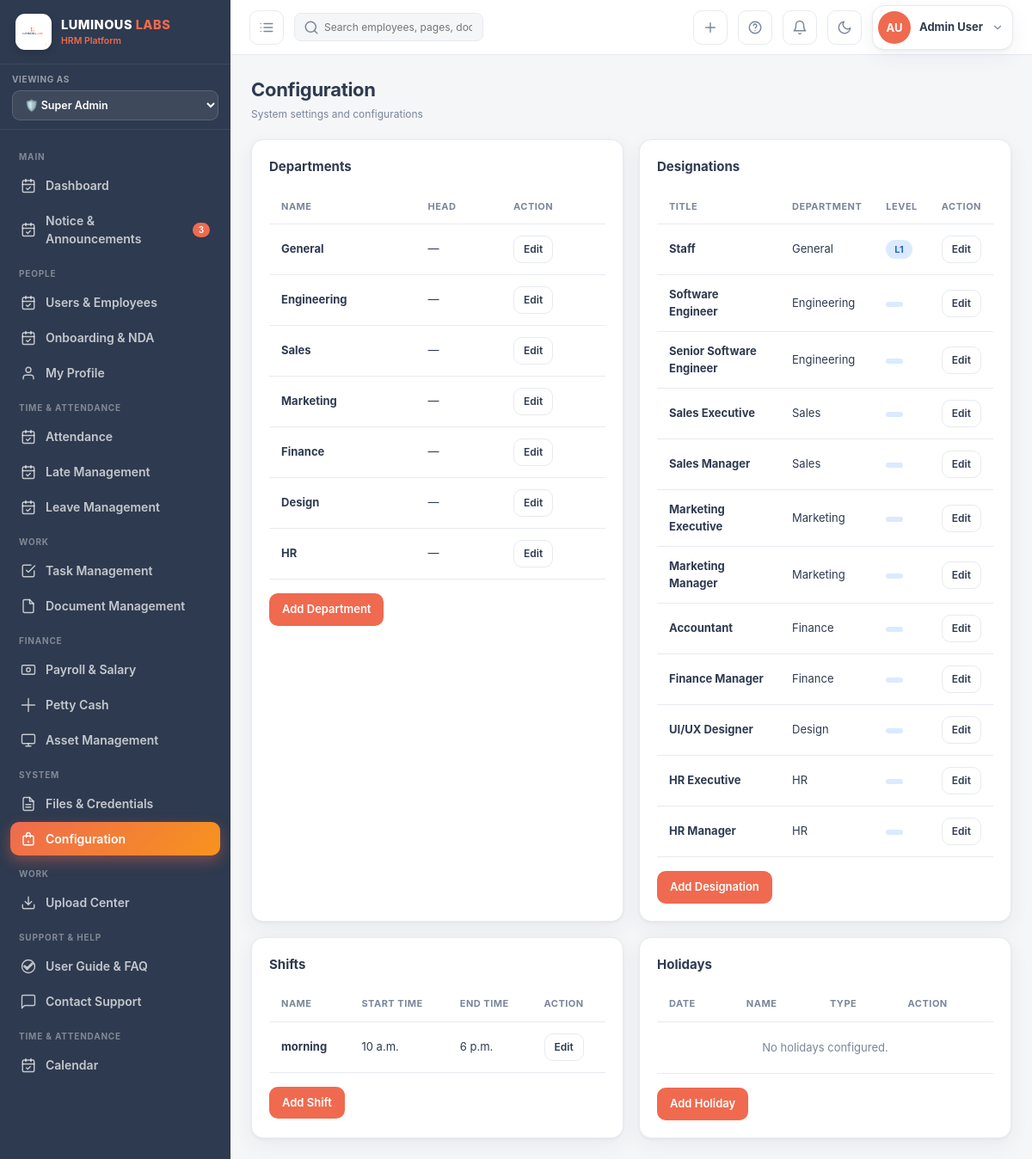
Before: /config/ (signed in) with the older database file.
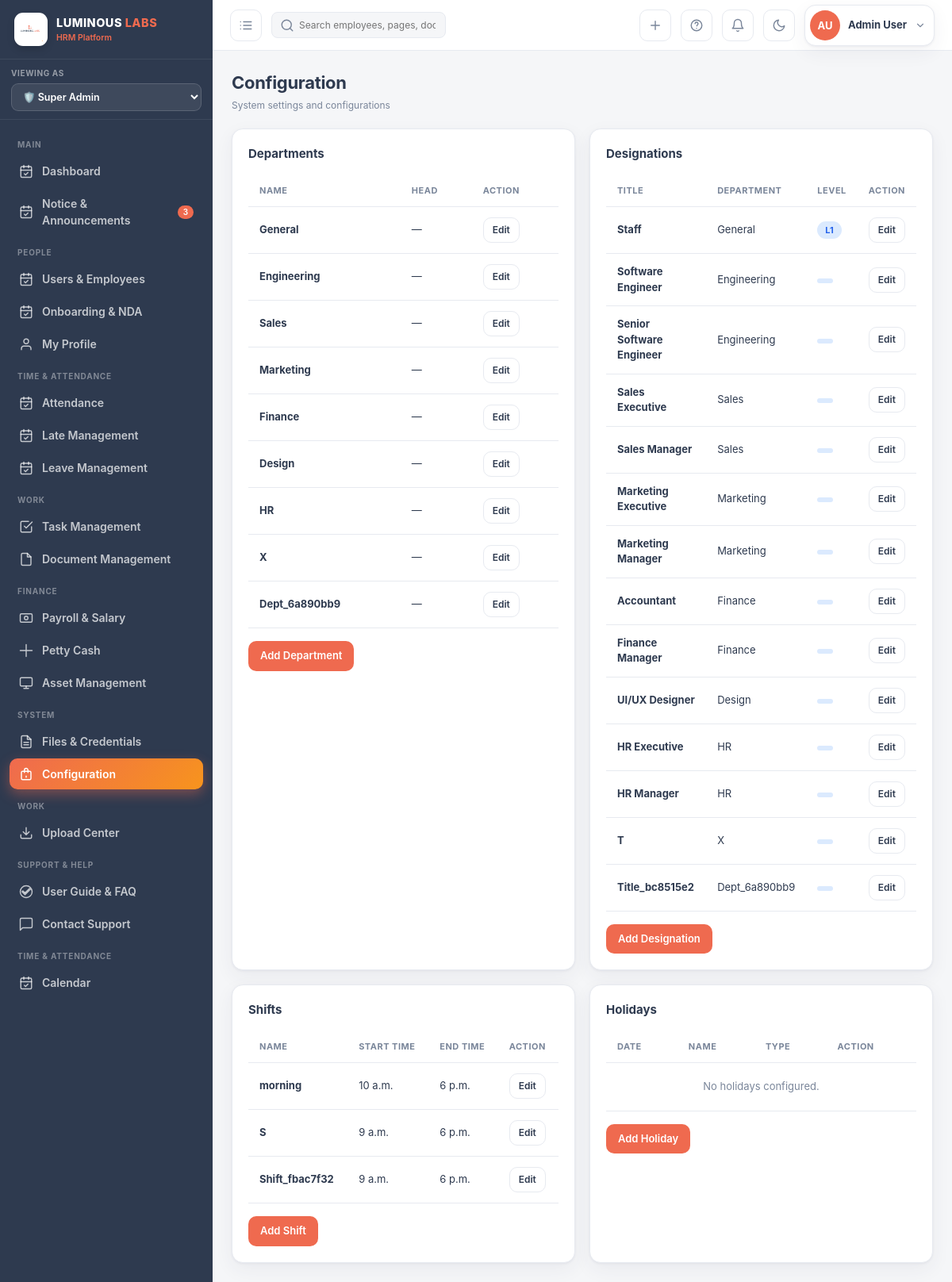
After: the same page with the newer database file.
### hrm_app/models.py (models this page shows, shortened)
class Department(models.Model):
    name   = models.CharField(max_length=100, unique=True)
    head   = models.ForeignKey(
        'Employee', null=True, blank=True,
        on_delete=models.SET_NULL, related_name='headed_dept'
    )
    created_at = models.DateTimeField(auto_now_add=True)
    def __str__(self):
        return self.name

class Designation(models.Model):
    title      = models.CharField(max_length=100)
    department = models.ForeignKey(Department, on_delete=models.CASCADE, related_name='designations')
    level      = models.CharField(max_length=10, blank=True)  # e.g. L1, L2

class Shift(models.Model):
    name       = models.CharField(max_length=80)
    start_time = models.TimeField()
    end_time   = models.TimeField()
    team       = models.CharField(max_length=80, blank=True)
    location   = models.CharField(max_length=100, blank=True)

### hrm_app/views.py (the view)
# urls.py: path('config/',                    views.config,            name='config'),
@login_required
def config(request):
    if not has_permission(request.user, "configuration", "view"):
        messages.error(request, "You don't have permission to access Configuration.")
        return redirect("dashboard")
    departments = Department.objects.annotate(emp_count=Count('employee'))
    designations = Designation.objects.select_related('department').all()
    shifts       = Shift.objects.all()
    holidays     = Holiday.objects.all()
    email_tpls   = EmailTemplate.objects.all()
    notif_rules  = NotificationRule.objects.all()
    banks        = BankAccount.objects.select_related('employee__user').all()
    forms = {
        'dept_form':  DepartmentForm(),
        'desig_form': DesignationForm(),
        'shift_form': ShiftForm(),
        'hol_form':   HolidayForm(),
        'notif_form': NotificationRuleForm(),
    }
    return render(request, 'hrm/config.html', _ctx(
        request,
        departments=departments, designations=designations, shifts=shifts,
        holidays=holidays, email_tpls=email_tpls, notif_rules=notif_rules,
        banks=banks, **forms,
    ))

### hrm_app/forms.py
class DepartmentForm(forms.ModelForm):
    class Meta:
        model  = Department
        fields = ['name', 'head']

class DesignationForm(forms.ModelForm):
    class Meta:
        model  = Designation
        fields = ['title', 'department', 'level']

### hrm_app/context_processors.py (called while the page is built, shortened)
def role_menu_permissions(request):
    allowed_menus = []
    if request.user.is_authenticated:
        if request.user.role == "super_admin":
          allowed_menus = []
    return {
        "allowed_menus": allowed_menus
    }

### hrm_app/views.py (called while the page is built, shortened)
def has_permission(user, module, action="view"):
    if user.role == Role.SUPER_ADMIN:
        return True

### hrm_app/templates/hrm/config.html (shortened to what this page needs)
{% extends 'hrm/base.html' %}
{% block content %}
<div class="page-head">
  <div><h1>Configuration</h1><div class="crumb">System settings and configurations</div></div>
</div>
<div class="grid cols-2">
  <div class="card pad">
    <div class="section-title" style="margin-top:0">Departments</div>
    <table>
      <thead>
        <tr>
          <th>Name</th>
          <th>Head</th>
          <th>Action</th>
        </tr>
      </thead>
      <tbody>
        {% for dept in departments %}
        <tr>
          <td><b>{{ dept.name }}</b></td>
          <td>{{ dept.head|default:"—" }}</td>
          <td><a href="#" class="btn ghost sm">Edit</a></td>
        </tr>
        {% empty %}
        <tr><td colspan="3" style="text-align:center;color:var(--muted);padding:20px">No departments configured.</td></tr>
        {% endfor %}
      </tbody>
    </table>
    {% if user.role == 'super_admin' %}
    <div style="margin-top:16px">
      <a href="{% url 'dept_create' %}" class="btn full">Add Department</a>
    </div>
    {% endif %}
  </div>
  <div class="card pad">
    <div class="section-title" style="margin-top:0">Designations</div>
    <table>
      <thead>
        <tr>
          <th>Title</th>
          <th>Department</th>
          <th>Level</th>
          <th>Action</th>
        </tr>
      </thead>
      <tbody>
        {% for desig in designations %}
        <tr>
          <td><b>{{ desig.title }}</b></td>
          <td>{{ desig.department|default:"—" }}</td>
          <td><span class="tag t-blue">{{ desig.level }}</span></td>
          <td><a href="#" class="btn ghost sm">Edit</a></td>
        </tr>
        {% empty %}
        <tr><td colspan="4" style="text-align:center;color:var(--muted);padding:20px">No designations configured.</td></tr>
        {% endfor %}
      </tbody>
    </table>
    {% if user.role == 'super_admin' %}
    <div style="margin-top:16px">
      <a href="{% url 'desig_create' %}" class="btn full">Add Designation</a>
    </div>
    {% endif %}
  </div>
  <div class="card pad">
    <div class="section-title" style="margin-top:0">Shifts</div>
    <table>
      <thead>
        <tr>
          <th>Name</th>
          <th>Start Time</th>
          <th>End Time</th>
          <th>Action</th>
        </tr>
      </thead>
      <tbody>
        {% for shift in shifts %}
        <tr>
          <td><b>{{ shift.name }}</b></td>
          <td>{{ shift.start_time }}</td>
          <td>{{ shift.end_time }}</td>
          <td><a href="#" class="btn ghost sm">Edit</a></td>
        </tr>
        {% empty %}
        <tr><td colspan="4" style="text-align:center;color:var(--muted);padding:20px">No shifts configured.</td></tr>
        {% endfor %}
      </tbody>
    </table>
    {% if user.role == 'super_admin' %}
    <div style="margin-top:16px">
      <a href="{% url 'shift_create' %}" class="btn full">Add Shift</a>
    </div>
    {% endif %}
  </div>
  <div class="card pad">
    <div class="section-title" style="margin-top:0">Holidays</div>
    <table>
      <thead>
        <tr>
          <th>Date</th>
          <th>Name</th>
          <th>Type</th>
          <th>Action</th>
        </tr>
      </thead>
      <tbody>
        {% for holiday in holidays %}
        <tr>
          <td>{{ holiday.date|date:"d M Y" }}</td>
          <td><b>{{ holiday.name }}</b></td>
          <td><span class="tag t-green">{{ holiday.htype }}</span></td>
          <td><a href="#" class="btn ghost sm">Edit</a></td>
        </tr>
        {% empty %}
        <tr><td colspan="4" style="text-align:center;color:var(--muted);padding:20px">No holidays configured.</td></tr>
        {% endfor %}
      </tbody>
    </table>
    {% if user.role == 'super_admin' %}
    <div style="margin-top:16px">
      <a href="{% url 'holiday_create' %}" class="btn full">Add Holiday</a>
    </div>
    {% endif %}
  </div>
</div>
{% endblock %}

Changed rows visible on the page:
added Department: name "X", head "—"
added Department: name "Dept_6a890bb9", head "—"
added Designation: title "T", department "X"
added Designation: title "Title_bc8515e2", department "Dept_6a890bb9"
added Shift: name "S", start_time "9 a.m.", end_time "6 p.m."
added Shift: name "Shift_fbac7f32", start_time "9 a.m.", end_time "6 p.m."
